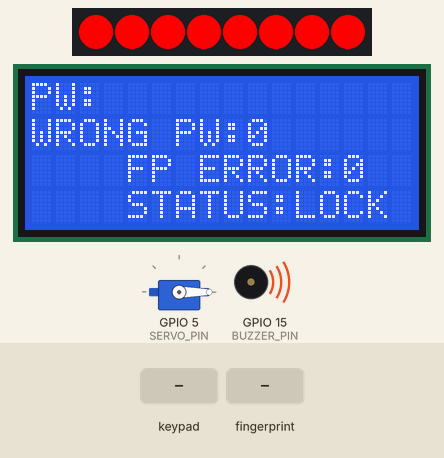
Simulated run of this sketch. Board: ESP32. On the bench: 8 RGB LEDs in strip order, left to right, servo, 16×4 character LCD, buzzer (waves = sounding, pin HIGH). The test bench sets the inputs (shaded band). Dim RGB values are drawn brighter than linear; what the sketch prints to the serial monitor is not drawn.

Above: at 2.3 s.
2.4 s: keypad keys 0 0 0 0 * pressed 0.4 s apart
At 4.9 s:
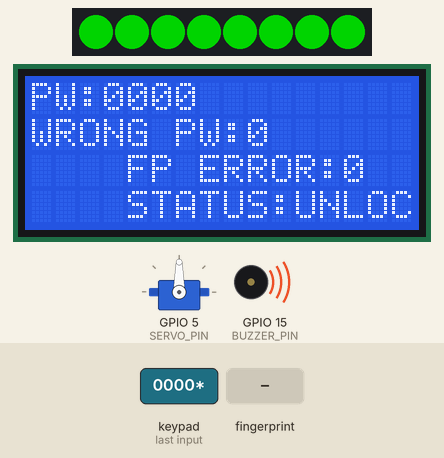
5.9 s: key 'D' pressed
At 7.4 s:
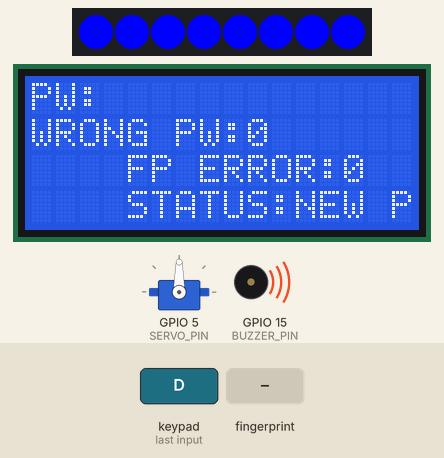
7.7 s: finger stored as number 1 placed on the sensor
At 9.3 s:
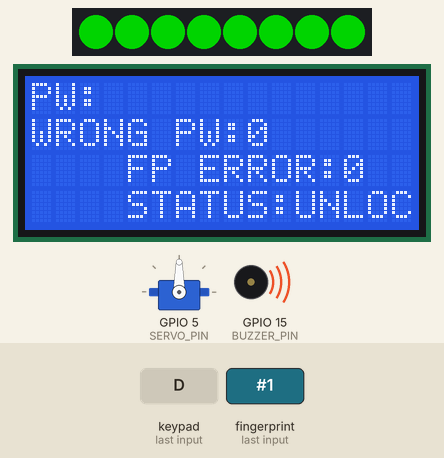
9.6 s: key 'B' pressed
At 10.9 s:
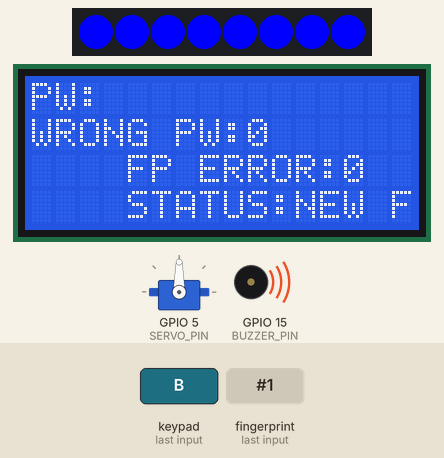
Timing chart, 0 to 12.3 s (numbered marks = the images above; inputs shaded):
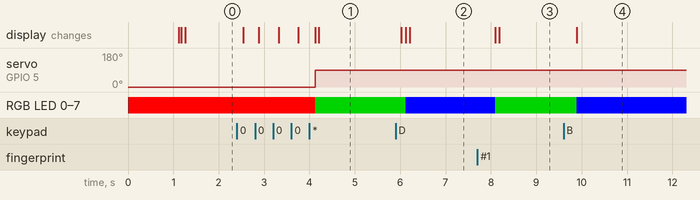

The sketch:

lock_7.ino
```cpp
//LIB
#include "Adafruit_Keypad.h" //Adafruit_Keypad
#include <FastLED.h>  //FastLED
#include <Servo.h>  //ServoESP32
#include <Adafruit_Fingerprint.h> //AS608
#include <HardwareSerial.h>
#include <LiquidCrystal_I2C.h> //LCD

//視需求更改的變數
String PW = "0000";       //密碼（預設）
#define SERVO_ANGLE 90    //馬達打開角度（0~90）
#define PW_ERROR_TIMES  3 //可以輸錯密碼的次數
#define FP_ERROR_TIMES  3 //可以輸錯密碼的次數
const long interval = 1500; //紀錄指紋的間隔
int Fingerprint_Limit = 5;  //指紋數量上限

//腳位大集合
#define DATA_PIN 2                      //LED腳位（DIN）
#define SERVO_PIN 5                     //Servo腳位（S）
#define BUZZER_PIN 15                   //蜂鳴器控制腳位
//鍵盤腳位請於下面更改

//以上為可作更改的變數，下面的變數請不要更動------------------------------------------------

//鍵盤設定
const byte ROWS = 4;
const byte COLS = 4;
char keys[ROWS][COLS] = {
  {'1','2','3','A'},
  {'4','5','6','B'},
  {'7','8','9','C'},
  {'*','0','#','D'}
};
byte rowPins[ROWS] = {32, 33, 25, 26};  //鍵盤列的腳位，只有這裡可以更改！
byte colPins[COLS] = {27, 14, 12, 13};  //鍵盤行的腳位，只有這裡可以更改！
Adafruit_Keypad customKeypad = Adafruit_Keypad( makeKeymap(keys), rowPins, colPins, ROWS, COLS);

//密碼（暫存）
String N_PW = "";

int Lock_State = 0; //鎖定的狀態  LOCK:0; UNLOCK:1; CHANGE_PW:3
String ST = "";
int ERROR_TIMES = 0;      //密碼錯誤的次數（預設0）
String K = "";      //鍵盤輸入值
String Num = "";    //當下按下什麼按鍵

#define NUM_LEDS 8  //LED數量
CRGB leds[NUM_LEDS];

Servo myservo;  //SERVO

LiquidCrystal_I2C lcd(0x27,16,4); //LCD

//指紋區
HardwareSerial mySerial(1);
Adafruit_Fingerprint finger(&mySerial);

unsigned long lastCheckTime = 0; //記錄上一次檢查時間
unsigned long currentMillis = 0;
bool failedThisInterval = false; //紀錄是否失敗過
bool successThisInterval = false; //紀錄是否成功過
bool attemptThisInterval = false; //紀錄是否有檢測指紋
int failCount = 0; //紀錄失敗次數
int id = 0; // 新增指紋的ID

//--------------------------------------------------------------------------------------

void setup() {
  Serial.begin(115200);
  while (!Serial); // 等待串行端口连接
  Serial.println("Program Testing...");

  //鍵盤設定
  customKeypad.begin();

  //LED模組設定
  pinMode(BUZZER_PIN, OUTPUT);
  digitalWrite(BUZZER_PIN, HIGH); //蜂鳴器控制腳HIGH，聲音關閉
  FastLED.addLeds<NEOPIXEL, DATA_PIN>(leds, NUM_LEDS);
  LED_COLOR(2);  //設定LED為紅色

  //SERVO
  myservo.attach(SERVO_PIN);
  myservo.write(0);

  //SerialPort設定
  mySerial.begin(57600, SERIAL_8N1, 16, 17);
  finger.begin(57600);

  //指紋設定
  if (finger.verifyPassword())  Serial.println("指紋傳感器找到並已連接");
  else{
    Serial.println("指紋傳感器未找到，請檢查連接");
    while (1) { delay(1); }
  }

  //清空指紋，如果需要再把註解刪掉
  //for(int i=0; i<Fingerprint_Limit; i++){
  //  deleteFingerprint(i);
  //}

  //LCD設定
  lcd.init();
  lcd.backlight();
  lcd.setCursor(0,0);
  lcd.print("PW:");
  lcd.setCursor(0,1);
  lcd.print("WRONG PW:");
  lcd.setCursor(0,2);
  lcd.print("FP ERROR:");
  lcd.setCursor(0,3);
  lcd.print("STATUS:");
}

void loop() {
  customKeypad.tick();  //開始偵測使用者的按鍵狀態

  if(ERROR_TIMES < PW_ERROR_TIMES){ //如果密碼錯誤的次數少於設定的次數
    //指紋組程式
    if(failCount < FP_ERROR_TIMES){
      currentMillis = millis(); // 獲取當前時間（毫秒）

      if (currentMillis - lastCheckTime >= interval) { // 如果已經過了一個間隔時間
        if (attemptThisInterval) { // 如果在此間隔內有嘗試
          if (!successThisInterval && failedThisInterval) { // 如果在此間隔內失敗且沒有成功
            if(id != 0) failCount++; // 失敗次數+1
          }
        }
        Serial.print("当前失败次数：");
        Serial.println(failCount);

        Reset_FingerprintTemporaryParameters(); //重置指紋錯誤暫存
      }
      getFingerprintIDez();
      if(successThisInterval) Lock_State = 1;
    }

    //鍵盤組程式-------------------------------------------------------------------------
    keypadEvent e = customKeypad.read();
    Num = (char)e.bit.KEY;  //暫存現在按下的按鍵
    if(e.bit.EVENT == KEY_JUST_PRESSED){
      if(Num != "*" && Num != "#" && Num != "A" && Num != "B" && Num != "C" && Num != "D")  K = K + Num;  //如果按下的按鍵不是"*"，就存入字串中
      else if(Num == "*"){  //密碼檢查
        if(K == PW) Lock_State = 1; //正確亮綠色
        else if(K != PW){ //如果錯誤
          ERROR_TIMES += 1; //錯誤次數+1
          K = ""; //清空字串
          lcd.setCursor(3,0);
          lcd.print("          ");
          BE_BE(ERROR_TIMES); //蜂鳴器叫錯誤的次數
        }
      }
    }
    if(Num == "C"){ //清空鍵盤
      K = "";
      lcd.setCursor(3,0);
      lcd.print("          ");
    }

    //LCD
    lcd.setCursor(3,0);
    lcd.print(K);
    lcd.setCursor(9,1);
    lcd.print(ERROR_TIMES);
    lcd.setCursor(9,2);
    lcd.print(failCount);
    lcd.setCursor(7,3);
    lcd.print(ST);

    State_Check();
    delay(10);
  }
  else  BLINK();  //超過設定的密碼錯誤次數會關閉，並且開始閃爍
}
```

subroutine.ino
```cpp
void LED_COLOR(int mode){  //設定每個燈珠的顏色
  if(mode == 1){
    for(int i=0;i<8;i++){
    leds[i] = CRGB::Green;
    FastLED.show();
    }
  }
  else if(mode == 2){
    for(int i=0;i<8;i++){
    leds[i] = CRGB::Red;
    FastLED.show();
    }
  }
  else if(mode == 3){
    for(int i=0;i<8;i++){
    leds[i] = CRGB::Blue;
    FastLED.show();
    }
  }
  else if(mode == 4){
    for(int i=0;i<8;i++){
    leds[i] = CRGB::Black;
    FastLED.show();
    }
  }
}

void LOCK_IT(){   //上鎖
  LED_COLOR(2);
  Lock_State = 0;
  K = "";
  lcd.setCursor(3,0);
  lcd.print("          ");
  myservo.write(0);  //旋轉到0度，就是一般所說的歸零
}

void BE_BE(int times){  //蜂鳴器叫0.5s
  for(int i = 0; i < times; i++){
    digitalWrite(15, LOW);
    delay(500);
    digitalWrite(15,HIGH);
    delay(500);
  }
}

void State_Check(){ //解鎖->鎖定/改密碼；改密碼
  if(Lock_State == 1){
    LED_COLOR(1);
    ST = "UNLOCK      ";
    myservo.write(SERVO_ANGLE);   //旋轉到指定角度
    K = "";
    failCount = 0;
    if(Num == "C")  LOCK_IT();
    if(Num == "D"){
      lcd.setCursor(3,0);
      lcd.print("          ");
      Lock_State = 3;
    }
    if(Num == "B")  Lock_State = 4;
  }
  else if(Lock_State == 3){
    LED_COLOR(3);
    ST = "NEW PW      ";
    if(Num == "#"){
      PW = K;
      K = "";
      LOCK_IT();
    }
  }
  else if(Lock_State == 4){
    LED_COLOR(3);
    ST = "NEW FP      ";
    lcd.setCursor(7,3);
    lcd.print(ST);
    Serial.println(F("等待有效指紋..."));
    enrollFingerprint();
    LOCK_IT();
  }
  else ST = "LOCK      ";
}

void BLINK(){ //LED閃紅燈
  while(true){
    LED_COLOR(2);
    delay(100);
    LED_COLOR(4);
    delay(100);
    }
}

//指紋辨識用
void Reset_FingerprintTemporaryParameters(){  //清除暫存
  attemptThisInterval = false;
  successThisInterval = false;
  failedThisInterval = false;
  lastCheckTime = currentMillis;
}

void enrollFingerprint() {  //增加指紋
  id++; //id+1
  if(id > Fingerprint_Limit)  id = 1; //如果收錄的指紋大於上限，從頭開始使用編號

  if (enroll(id)) {
    Serial.println("指紋儲存成功");
  } else {
    Serial.println("錯誤儲存指紋");
  }
}

bool enroll(int id) {
  if (takeImage() && convertImage(1) && takeImage() && convertImage(2)) {
    if (finger.createModel() == FINGERPRINT_OK) {
      return finger.storeModel(id) == FINGERPRINT_OK;
    }
  }
  return false;
}

bool takeImage() {
  while (finger.getImage() != FINGERPRINT_OK);
  return true; // 仅当getImage返回FINGERPRINT_OK时
}

bool convertImage(int slot) {
  return finger.image2Tz(slot) == FINGERPRINT_OK;
}

int getFingerprintIDez() {  //檢測是否成功（正確指紋）
  uint8_t p = finger.getImage();
  if (p == FINGERPRINT_OK) {
    // 检测到手指
    attemptThisInterval = true; // 确认有指纹尝试
    if (finger.image2Tz() == FINGERPRINT_OK && finger.fingerFastSearch() == FINGERPRINT_OK) {
      Serial.print("找到指纹 ID #"); Serial.print(finger.fingerID);
      Serial.print(" 与置信度 "); Serial.println(finger.confidence);
      successThisInterval = true; // 标记成功
      return finger.fingerID;
    } else {
      failedThisInterval = true; // 后续流程失败，标记失败
      return -1;
    }
  } else if (p == FINGERPRINT_NOFINGER) {
    // 没有检测到手指，不更新失败或尝试标志
    return -1;
  } else {
    // 检测到手指但获取图像失败，视为尝试
    attemptThisInterval = true;
    failedThisInterval = true;
    return -1;
  }
  return -1;
}

uint8_t deleteFingerprint(uint8_t id) {
  uint8_t p = -1;

  p = finger.deleteModel(id);

  if (p == FINGERPRINT_OK) {
    Serial.println("Deleted!");
  } else if (p == FINGERPRINT_PACKETRECIEVEERR) {
    Serial.println("Communication error");
  } else if (p == FINGERPRINT_BADLOCATION) {
    Serial.println("Could not delete in that location");
  } else if (p == FINGERPRINT_FLASHERR) {
    Serial.println("Error writing to flash");
  } else {
    Serial.print("Unknown error: 0x"); Serial.println(p, HEX);
  }

  return p;
}
```

Measured:
- after the input at 2.4 s, servo on GPIO 5 (SERVO_PIN): 0° → 90° after 1.7 s; RGB LED 0–7: RGB(255, 0, 0) → RGB(0, 128, 0) after 1.7 s; the display: first changes after 0.14 s (image 1 shows a later state)
- after the input at 5.9 s, RGB LED 0–7: RGB(0, 128, 0) → RGB(0, 0, 255) after 0.23 s; the display: first changes after 0.12 s (image 2 shows a later state)
- after the input at 7.7 s, RGB LED 0–7: RGB(0, 0, 255) → RGB(0, 128, 0) after 0.40 s
- after the input at 9.6 s, RGB LED 0–7: RGB(0, 128, 0) → RGB(0, 0, 255) after 0.29 s; the display: changes after 0.29 s (image 4)
